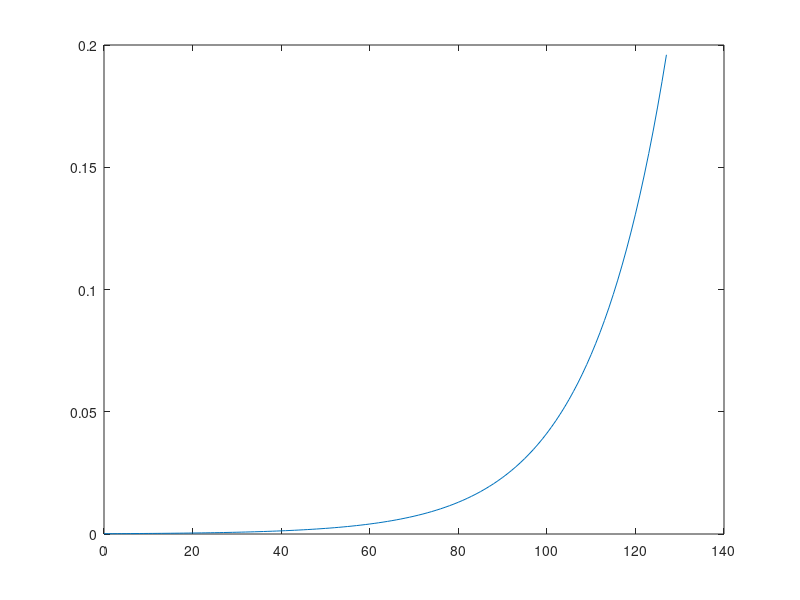
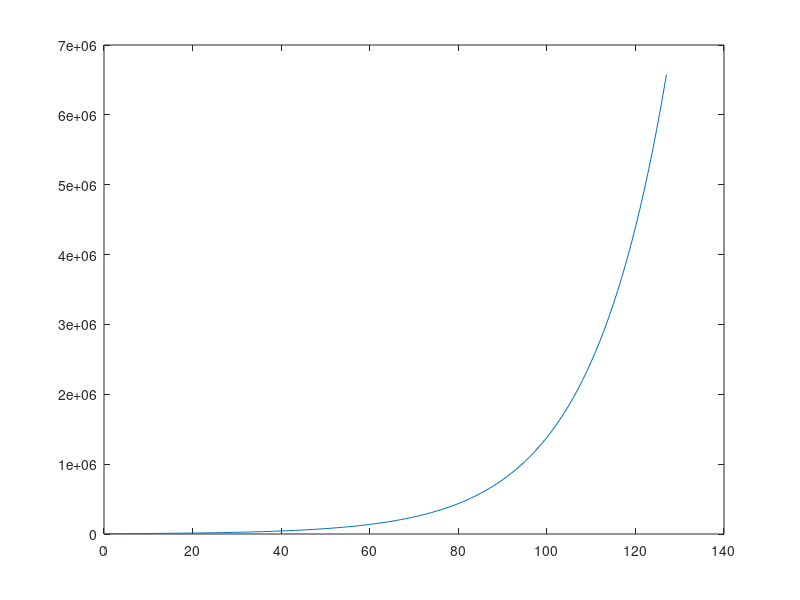

Source code (MATLAB) for these figures, in order:
%% Generate a Key to Freq LUT mif file.

%Set Reference Frequency
Fref_c = 64000;


%% Generate all values.

% Define LUT size, there are 128 different midi keys defined:
lutsize = 128;

% address range for LUT
lutin = 0:lutsize-1;

% see http://subsynth.sourceforge.net/midinote2freq.html
fvec = ones(1,lutsize);
fvec(1) = 13.75*2^(-9/12); % 13.75 Hz is the base frequency, it matches A-1 and has the midi key 9, midi key 0 has C-1

% calculate frequencies in Hertz for every midi key
for i = 2:lutsize
    fvec(i) = fvec(1)*realpow(2,(i-1)/12);
end

lutout = round(2^25 * fvec/Fref_c); % 1/8th of the wavetable is the sustain vector.
                                  % the wavetableaddress-counter is 29 bits
                                  % wide and therefore if we want to play a
                                  % frequency of Fref we need to add 2^25
                                  % each step to the phase counter.

% double check what we have done
figure(1)
plot(lutin,fvec./Fref_c)
figure(2)
plot(lutin, lutout)


%% Generate MIF file

datafile = fopen('Key_AllMidiP1Octave_LUT.mif','w');

fprintf(datafile, 'DEPTH = %d;\n',lutsize);
fprintf(datafile, 'WIDTH = 23;\n');
fprintf(datafile, 'ADDRESS_RADIX = HEX;\n');
fprintf(datafile, 'DATA_RADIX = HEX;\n');
fprintf(datafile, 'CONTENT\n');
fprintf(datafile, 'BEGIN\n');

%output to file
for i = 1:lutsize
    fprintf(datafile, '%s : %s ;\n', dec2hex(lutin(i)), dec2hex(lutout(i)));
end

fprintf(datafile, 'END;\n');
fclose(datafile);

%% Generate MATLAB simulation output

KeyTable128 = @(x) lutout(x+1);
save('KeyLUT.mat','KeyTable128');

%% Generate TestVectors

% datafile = fopen('FreqTestVectors.vhd','w');
% 
% %output to file
% for i = 1:lutsize
%     fprintf(datafile,'NewFreqDataxTI <= "%s";\n', dec2bin(lutout(i),23));
%     fprintf(datafile,'NewNoteIntxTI <= ''1'';\n');
%     fprintf(datafile,'wait for note_period/2;\n');
%     fprintf(datafile,'NewNoteIntxTI <= ''0'';\n');
%     fprintf(datafile,'wait for note_period/2;\n');
% end
% fclose(datafile);